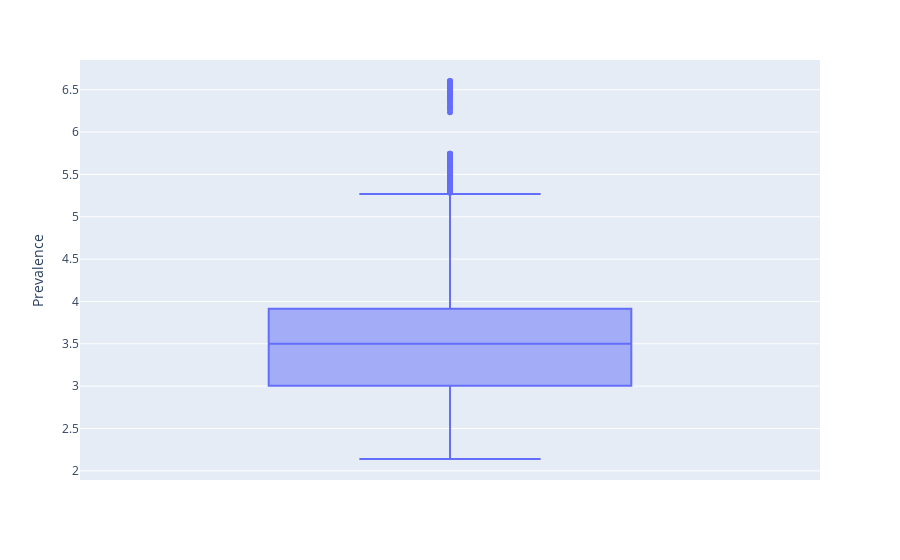

Here is the notebook cell this chart was saved with:
### Code cell
fig3= px.box(recorded_prev, y=recorded_prev['Prevalence'])
fig3.show()

### Figure 1 — Plotly figure (JSON) as saved in the notebook; plotly's stock layout.template omitted (floating-point values rounded to 4 significant figures; data arrays with more than 128 entries replaced by an {"elided": "..."} marker saying what was removed)
{"data": [{"alignmentgroup": "True", "hovertemplate": "Prevalence=%{y}<extra></extra>", "legendgroup": "", "marker": {"color": "#636efa"}, "name": "", "notched": false, "offsetgroup": "", "orientation": "v", "showlegend": false, "type": "box", "x0": " ", "xaxis": "x", "y": {"elided": "6468 float values"}, "y0": " ", "yaxis": "y"}], "layout": {"boxmode": "group", "legend": {"tracegroupgap": 0}, "margin": {"t": 60}, "xaxis": {"anchor": "y", "domain": [0, 1]}, "yaxis": {"anchor": "x", "domain": [0, 1], "title": {"text": "Prevalence"}}}}
